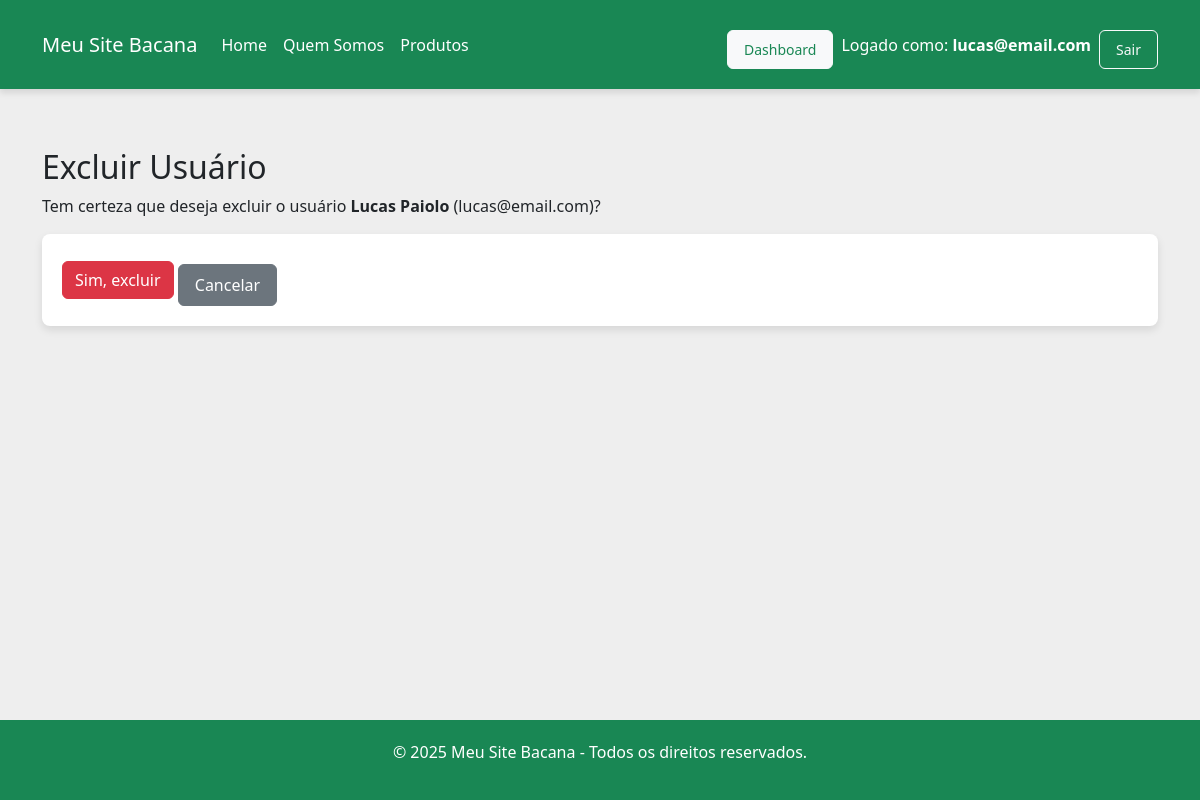
Page /excluir-usuario/22 (signed in) on the committed database.
### app/models.py (models this page shows)
class Usuario(models.Model):
    nome = models.CharField(max_length=100)
    email = models.EmailField()
    senha = models.CharField(max_length=16)
    cep = models.CharField(max_length=9, blank=True)
    logradouro = models.CharField(max_length=100, blank=True)
    bairro = models.CharField(max_length=100, blank=True)
    localidade = models.CharField(max_length=100, blank=True)  # cidade
    uf = models.CharField(max_length=2, blank=True)
    numero_residencia = models.CharField(max_length=10, blank=True)

### app/views.py (the view)
# urls.py: path('excluir-usuario/<int:pk>', views.excluirUsuario, name="excluirUsuario"),
def excluirUsuario(request, pk):
    usuario = get_object_or_404(Usuario, id=pk)
    if request.method == 'POST':
        usuario.delete()
        return redirect("exibirUsuarios")
    return render(request, "confirmar_exclusao_usuario.html", {'usuario': usuario})

### app/templates/confirmar_exclusao_usuario.html (shortened to what this page needs)
{% extends "template.html" %}
{% block conteudo %}
<div class="container mt-5">
  <h2>Excluir Usuário</h2>
  <p>Tem certeza que deseja excluir o usuário <strong>{{ usuario.nome }}</strong> ({{ usuario.email }})?</p>
  <form method="POST">
    <button type="submit" class="btn btn-danger">Sim, excluir</button>
    <a href="{% url 'exibirUsuarios' %}" class="btn btn-secondary">Cancelar</a>
  </form>
</div>
{% endblock %}

### app/templates/template.html (shortened to what this page needs)
{% load static %}
<!DOCTYPE html>
<html lang="pt">
  <head>
    <link href="https://cdn.jsdelivr.net/npm/bootstrap@5.3.3/dist/css/bootstrap.min.css" rel="stylesheet">
    <link rel="stylesheet" href="{% static 'style_produto.css' %}" />
    <link rel="stylesheet" href="{% static 'style.css' %}" />
</head>
<body>
  <nav class="navbar navbar-expand-lg navbar-dark bg-success">
    <div class="container-fluid">
      <a class="navbar-brand" href="{% url 'index' %}">Meu Site Bacana</a>
      <div class="collapse navbar-collapse" id="navbarContent">
        <ul class="navbar-nav me-auto mb-2 mb-lg-0">
          <li class="nav-item">
            <a class="nav-link text-white" href="{% url 'index' %}">Home</a>
          </li>
          <li class="nav-item">
            <a class="nav-link text-white" href="{% url 'index' %}">Quem Somos</a>
          </li>
          <li class="nav-item">
            <a class="nav-link text-white" href="{% url 'listar_produtos' %}">Produtos</a>
          </li>
        </ul>
        <ul class="navbar-nav ms-auto">
{% if request.session.usuario_email %}
  <div class="d-flex align-items-center gap-2">
    <a href="{% url 'dashboard' %}" class="btn btn-light btn-sm text-success">Dashboard</a>
    <span class="navbar-text text-white">
      Logado como: <strong>{{ request.session.usuario_email }}</strong>
    </span>
    <a href="{% url 'logout' %}" class="btn btn-outline-light btn-sm">Sair</a>
  </div>
{% else %}
  <a href="{% url 'login' %}" class="btn btn-outline-light btn-sm">Entrar</a>
{% endif %}
        </ul>
      </div>
    </div>
  </nav>
    <main>
      {% block main %} {% block conteudo %}{% endblock %} {% endblock %}
    </main>
    <footer>
      <p>&copy; 2025 Meu Site Bacana - Todos os direitos reservados.</p>
    </footer>
  </body>
</html>

### app/static/style_produto.css (style rules this page uses)
body { font-family: Arial, sans-serif; background-color: #f4f4f4; margin: 0; padding: 0; }
a.btn { display: inline-block; padding: 8px 16px; text-decoration: none; border-radius: 6px; margin-top: 10px; transition: background-color 0.3s; }
form { background-color: #fff; padding: 20px; border-radius: 8px; box-shadow: 0 4px 8px rgba(0, 0, 0, 0.1); }
form button { background-color: #1e88e5; color: white; padding: 10px 20px; border: none; border-radius: 4px; cursor: pointer; }

### app/static/style.css (style rules this page uses)
* { margin: 0; padding: 0; box-sizing: border-box; font-family: 'Segoe UI', Tahoma, Geneva, Verdana, sans-serif; }
html, body { height: 100%; background-color: #eeeeee; display: flex; flex-direction: column; }
main { flex: 1; margin-top: 80px; padding: 20px; }
.navbar { display: flex; justify-content: space-between; align-items: center; background-color: #198754; padding: 20px 30px; position: fixed; width: 100%; top: 0; left: 0; z-index: 1000; box-shadow: 0 4px 6px rgba(0,0,0,0.1); }
footer { background-color: #198754; color: #fff; text-align: center; padding: 20px; margin-top: 50px; }

### rows in the picture
Usuario: session.usuario_email "lucas@email.com", nome "Lucas Paiolo", email "lucas@email.com"
